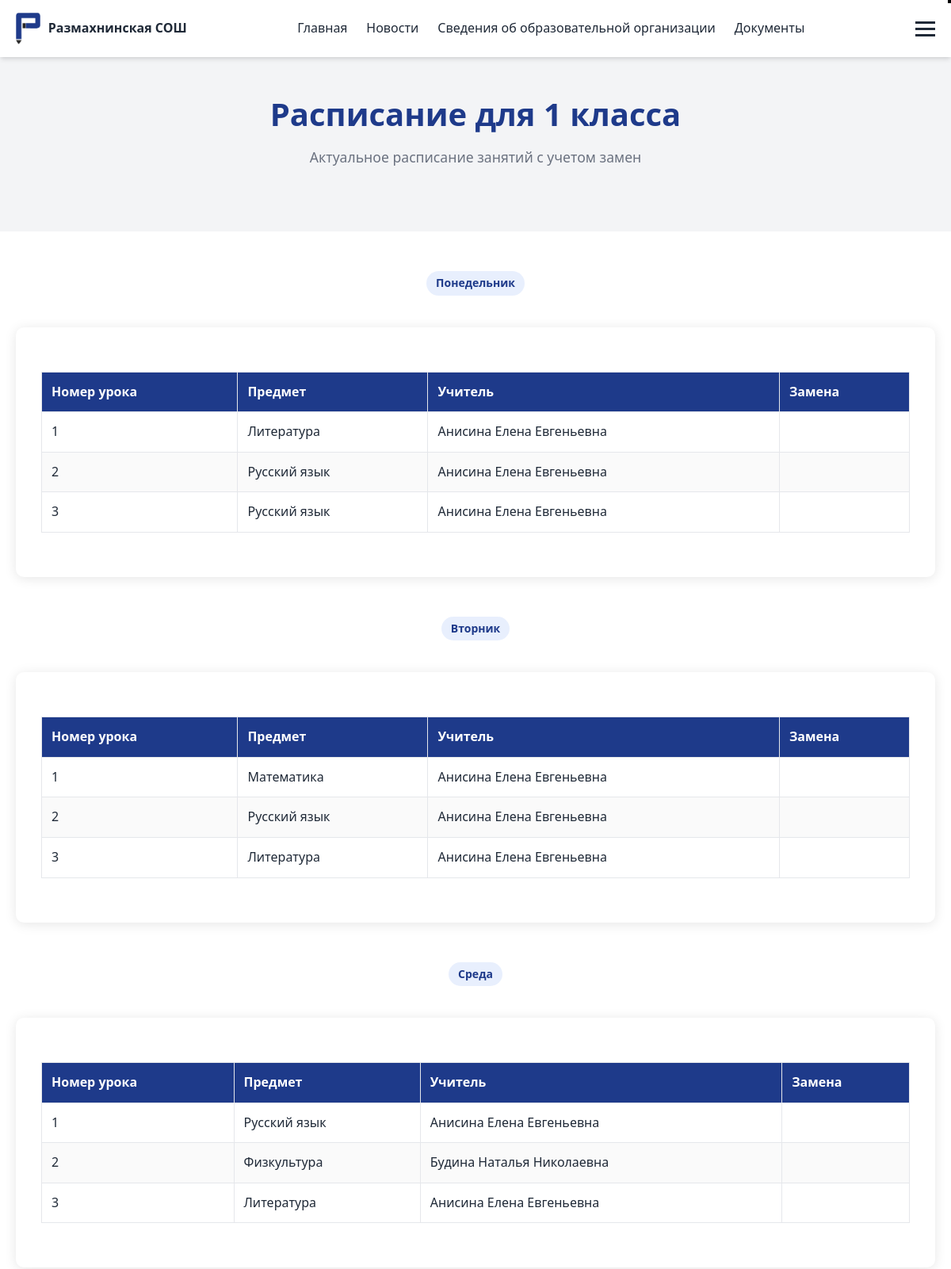
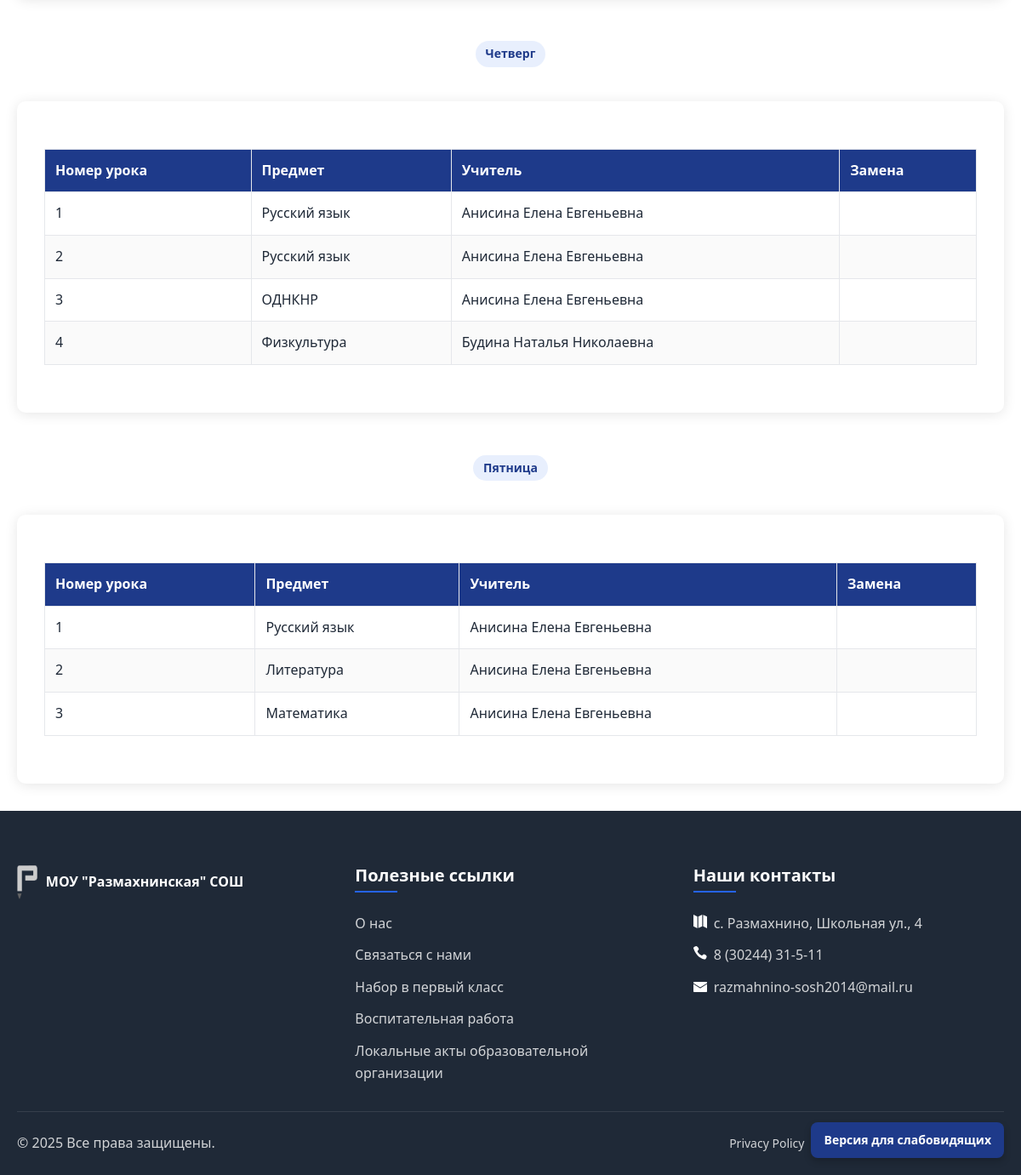
Screenshot of /schedule/3/ with the database file from the repository (2 pictures, top to bottom).
### schedule/models.py (models this page shows, shortened)
class Class(models.Model):
    name = models.CharField(max_length=50)
    classroom = models.ForeignKey(Classroom, on_delete=models.CASCADE)
    class Meta:
        verbose_name = 'Номер класса'
        verbose_name_plural = 'Номер класса'

class Lesson(models.Model):
    class_name = models.ForeignKey(Class, on_delete=models.CASCADE, verbose_name= 'Номер класса')
    teacher = models.ForeignKey('www.Teacher', on_delete=models.SET_NULL, null=True, verbose_name= 'Преподаватель')
    subject = models.ForeignKey('schedule.Subject', on_delete=models.SET_NULL, null=True, verbose_name= 'Предмет')
    day_of_week = models.CharField(verbose_name='День недели', max_length=10, choices=[
        ('Monday', 'Понедельник'),
        ('Tuesday', 'Вторник'),
        ('Wednesday', 'Среда'),
        ('Thursday', 'Четверг'),
        ('Friday', 'Пятница'),
        ('Saturday', 'Суббота'),
    ])
    lesson_number = models.IntegerField(verbose_name= 'Номер урока')  # Номер урока (1, 2, 3, ...)
    class Meta:
        verbose_name = 'Расписание'
        verbose_name_plural = 'Расписание'

class Subject(models.Model):
    name = models.CharField(max_length=100)
    def __str__(self):
        return self.name
    class Meta:
        verbose_name = 'Предмет'
        verbose_name_plural = 'Предметы'

### www/models.py (models this page shows, shortened)
class Teacher(models.Model):
    name = models.CharField(max_length=100)
    position = models.CharField(max_length=100)
    bio = models.TextField()
    subjects = models.ManyToManyField("schedule.Subject")
    image = models.ImageField(upload_to='faculty_images/', blank=True)
    education = models.TextField(blank=True, verbose_name='Образование')
    experience = models.CharField(max_length=50, blank=True, verbose_name='Опыт работы')
    category = models.CharField(max_length=100, blank=True, verbose_name='Квалификационная категория')
    awards = models.TextField(blank=True, verbose_name='Награды')
    phone = models.CharField(max_length=20, blank=True, verbose_name='Телефон')
    email = models.EmailField(blank=True, verbose_name='Email')
    reception_hours = models.CharField(max_length=100, blank=True, verbose_name='Часы приема')
    additional = models.TextField(blank=True, verbose_name='Дополнительная информация')
    def __str__(self):
        return self.name
    class Meta:
        verbose_name = 'Учитель'
        verbose_name_plural = 'Учителя'

### schedule/views.py (the view)
# urls.py: path('schedule/<int:class_id>/', views.schedule, name='schedule'),
def schedule(request, class_id):
    class_obj = get_object_or_404(Class, id=class_id)
    lessons = Lesson.objects.filter(class_name=class_obj)
    replacements = Replacement.objects.filter(original_lesson__class_name=class_obj)
    context = {
        'class_obj': class_obj,
        'lessons': lessons,
        'replacements': replacements,
    }
    return render(request, 'schedule/schedule.html', context)

### templates/schedule/schedule.html (shortened to what this page needs)
{% extends 'include/base.html' %}
{% load static %}
{% block content %}
<section class="page-header">
    <h1 class="admission-title">Расписание для {{ class_obj.name }} класса</h1>
    <div class="admission-subtitle">Актуальное расписание занятий с учетом замен</div>
</section>
<div class="container">
    {% regroup lessons by day_of_week as day_list %}
    {% for day in day_list %}
    <div class="section">
        <div class="section-header">
            <span class="section-badge">{{ day.list.0.get_day_of_week_display }}</span>
        </div>
        <div class="admission-card">
            <div class="admission-card-content">
                <div class="education-table-container">
                    <table class="education-table">
                        <thead>
                            <tr>
                                <th>Номер урока</th>
                                <th>Предмет</th>
                                <th>Учитель</th>
                                <th>Замена</th>
                            </tr>
                        </thead>
                        <tbody>
                            {% for lesson in day.list %}
                            <tr>
                                <td>{{ lesson.lesson_number }}</td>
                                <td>{{ lesson.subject }}</td>
                                <td>{{ lesson.teacher }}</td>
                                <td>
                                </td>
                            </tr>
                            {% endfor %}
                        </tbody>
                    </table>
                </div>
            </div>
        </div>
    </div>
    {% endfor %}
</div>
{% endblock %}

### static/css/style.css (style rules this page uses)
.section { margin-top: 50px; }
:root { --primary-color: #1e3a8a; --primary-light: #2563eb; --secondary-color: #f59e0b; --text-color: #1f2937; --text-light: #6b7280; --background-color: #ffffff; --background-alt: #f3f4f6; --border-color: #e5e7eb; --success-color: #10b981; --error-color: #ef4444; --box-shadow: 0 4px 6px -1px rgba(0, 0, 0, 0.1), 0 2px 4px -1px rgba(0, 0, 0, 0.06); --transition: all 0.3s ease; }
* { margin: 0; padding: 0; box-sizing: border-box; }
body { font-family: "Segoe UI", Tahoma, Geneva, Verdana, sans-serif; color: var(--text-color); line-height: 1.6; background-color: var(--background-color); }
.container { max-width: 1200px; margin: 0 auto; padding: 0 20px; }
h1, h2, h3, h4, h5, h6 { font-weight: 700; line-height: 1.2; margin-bottom: 1rem; }
h1 { font-size: 2.5rem; }
section { padding: 4rem 0; }
.section-header { text-align: center; margin-bottom: 20px; }
.section-badge { display: inline-block; background-color: rgba(37, 99, 235, 0.1); color: var(--primary-color); padding: 0.25rem 0.75rem; border-radius: 9999px; font-size: 0.875rem; font-weight: 600; margin-bottom: 1rem; }
.page-header { background-color: var(--background-alt); padding: 3rem 0; text-align: center; }
.admission-card { background-color: #f8f9fa; border-radius: 0.5rem; overflow: hidden; box-shadow: var(--box-shadow); margin-bottom: 2rem; }
.admission-card-content { padding: 1.5rem; }

### templates/schedule/schedule.html (style rules this page uses)
.section-header { margin-bottom: 1.5rem; }
.education-table-container { overflow-x: auto; margin: 1.5rem 0; }
.education-table { width: 100%; border-collapse: collapse; }
.education-table th, .education-table td { padding: 0.75rem; text-align: left; border: 1px solid var(--border-color); }
.education-table th { background-color: var(--primary-color); color: white; }
.education-table tr:nth-child(even) { background-color: rgba(0, 0, 0, 0.02); }
.admission-title { color: var(--primary-color); font-size: 2.5rem; margin-bottom: 1rem; text-align: center; }
.admission-subtitle { font-size: 1.1rem; color: var(--text-light); text-align: center; max-width: 800px; margin: 0 auto 2rem; }
.admission-card { background: #fff; border-radius: 10px; box-shadow: 0 2px 15px rgba(0,0,0,0.1); margin-bottom: 2rem; overflow: hidden; }
.admission-card-content { padding: 2rem; }

### rows the page displays
Class: name "1"
Lesson: list.0.day_of_week "Понедельник", lesson_number "1", subject "Литература", teacher "Анисина Елена Евгеньевна"
Lesson: lesson_number "2", subject "Русский язык", teacher "Анисина Елена Евгеньевна"
Lesson: lesson_number "3", subject "Русский язык", teacher "Анисина Елена Евгеньевна"
Lesson: list.0.day_of_week "Вторник", lesson_number "1", subject "Математика", teacher "Анисина Елена Евгеньевна"
Lesson: lesson_number "2", subject "Русский язык", teacher "Анисина Елена Евгеньевна"
Lesson: lesson_number "3", subject "Литература", teacher "Анисина Елена Евгеньевна"
Lesson: list.0.day_of_week "Среда", lesson_number "1", subject "Русский язык", teacher "Анисина Елена Евгеньевна"
Lesson: lesson_number "2", subject "Физкультура", teacher "Будина Наталья Николаевна"
Lesson: lesson_number "3", subject "Литература", teacher "Анисина Елена Евгеньевна"
Lesson: list.0.day_of_week "Четверг", lesson_number "1", subject "Русский язык", teacher "Анисина Елена Евгеньевна"
Lesson: lesson_number "2", subject "Русский язык", teacher "Анисина Елена Евгеньевна"
Lesson: lesson_number "3", subject "ОДНКНР", teacher "Анисина Елена Евгеньевна"
Lesson: lesson_number "4", subject "Физкультура", teacher "Будина Наталья Николаевна"
Lesson: list.0.day_of_week "Пятница", lesson_number "1", subject "Русский язык", teacher "Анисина Елена Евгеньевна"
Lesson: lesson_number "2", subject "Литература", teacher "Анисина Елена Евгеньевна"
Lesson: lesson_number "3", subject "Математика", teacher "Анисина Елена Евгеньевна"
